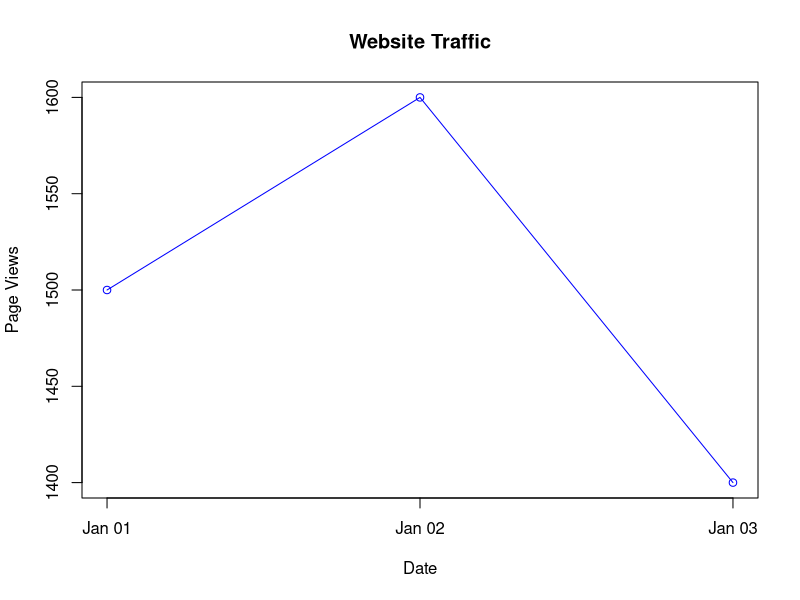

Reproduce this figure in R.
date <- as.Date(c("2023-01-01",
                  "2023-01-02",
                  "2023-01-03"))

views <- c(1500,1600,1400)

plot(date, views,
     type="o",
     col="blue",
     main="Website Traffic",
     xlab="Date",
     ylab="Page Views")
